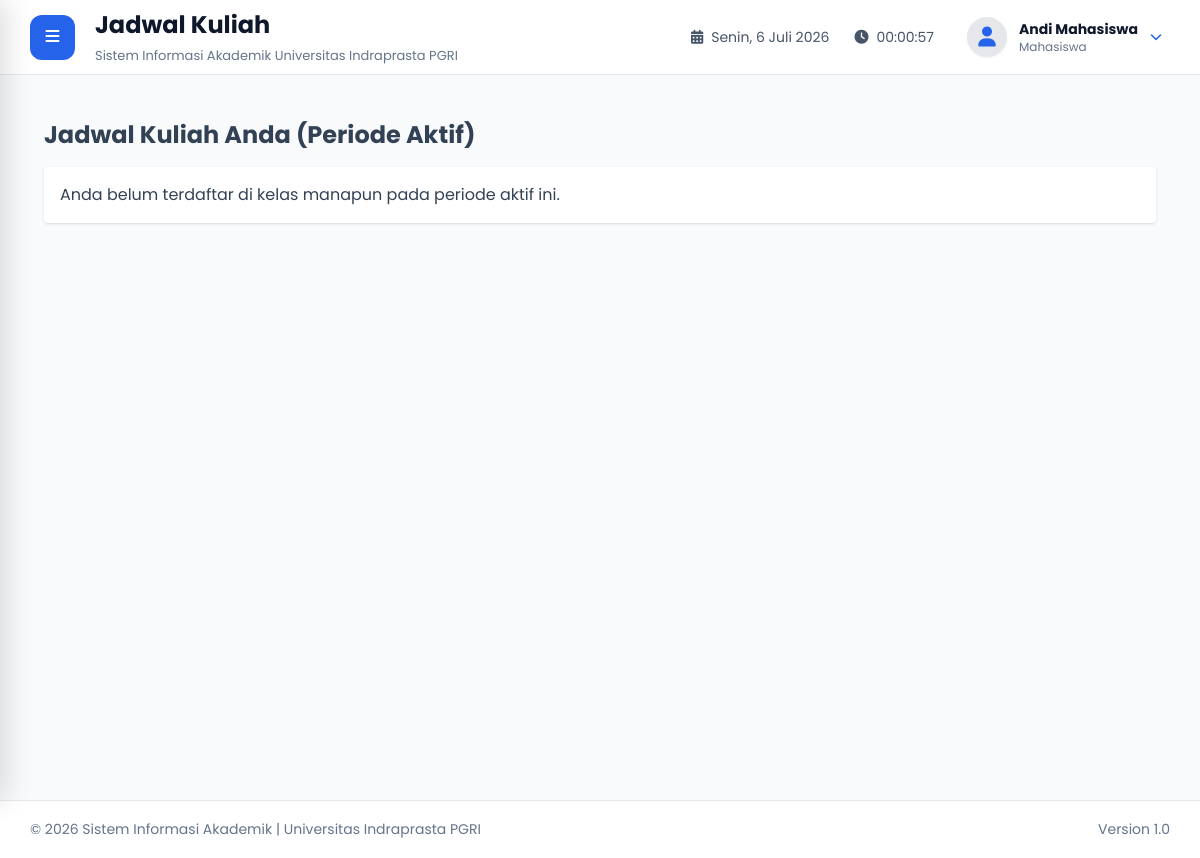
The app's page /mahasiswa/jadwal.php (signed in), older data.
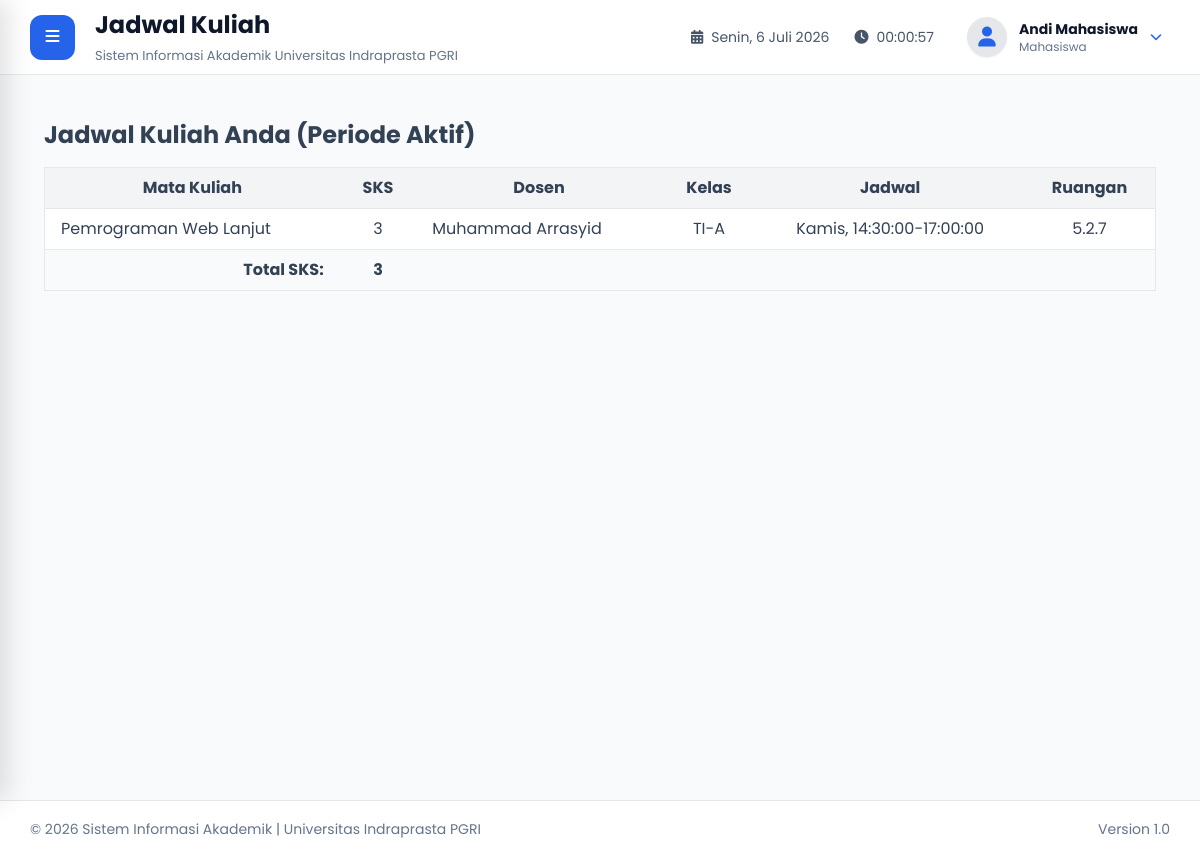
The same page, newer data.
### tables this page shows
CREATE TABLE IF NOT EXISTS `kelas_perkuliahan` (
  `id_kelas_perkuliahan` char(36) NOT NULL,
  `id_matkul` char(36) NOT NULL,
  `id_dosen` char(36) NOT NULL,
  `id_kelas` char(36) NOT NULL,
  `id_periode` char(36) NOT NULL,
  `hari` varchar(20) DEFAULT NULL,
  `jam_mulai` time DEFAULT NULL,
  `jam_selesai` time DEFAULT NULL,
  `ruangan` varchar(50) DEFAULT NULL,
  PRIMARY KEY (`id_kelas_perkuliahan`),
  KEY `id_matkul` (`id_matkul`),
  KEY `id_dosen` (`id_dosen`),
  KEY `id_kelas` (`id_kelas`),
  KEY `id_periode` (`id_periode`),
  CONSTRAINT `kelas_perkuliahan_ibfk_1` FOREIGN KEY (`id_matkul`) REFERENCES `mata_kuliah` (`id_matkul`) ON DELETE CASCADE,
  CONSTRAINT `kelas_perkuliahan_ibfk_2` FOREIGN KEY (`id_dosen`) REFERENCES `dosen` (`id_dosen`) ON DELETE CASCADE,
  CONSTRAINT `kelas_perkuliahan_ibfk_3` FOREIGN KEY (`id_kelas`) REFERENCES `kelas` (`id_kelas`) ON DELETE CASCADE,
  CONSTRAINT `kelas_perkuliahan_ibfk_4` FOREIGN KEY (`id_periode`) REFERENCES `periode_akademik` (`id_periode`) ON DELETE CASCADE
);

CREATE TABLE IF NOT EXISTS `mata_kuliah` (
  `id_matkul` char(36) NOT NULL,
  `id_prodi` char(36) NOT NULL,
  `kode_matkul` varchar(20) NOT NULL,
  `nama_matkul` varchar(100) NOT NULL,
  `sks` int NOT NULL,
  PRIMARY KEY (`id_matkul`),
  UNIQUE KEY `kode_matkul` (`kode_matkul`),
  KEY `id_prodi` (`id_prodi`),
  CONSTRAINT `mata_kuliah_ibfk_1` FOREIGN KEY (`id_prodi`) REFERENCES `prodi` (`id_prodi`) ON DELETE CASCADE
);

CREATE TABLE IF NOT EXISTS `users` (
  `id_user` char(36) NOT NULL,
  `username` varchar(50) NOT NULL,
  `password_hash` varchar(255) NOT NULL,
  `nama_lengkap` varchar(100) NOT NULL,
  `foto` varchar(255) DEFAULT 'default-user.png',
  `role` enum('admin','dosen','mahasiswa') NOT NULL,
  `status` enum('aktif','nonaktif') DEFAULT 'aktif',
  `last_login` datetime DEFAULT NULL,
  `created_at` timestamp NULL DEFAULT CURRENT_TIMESTAMP,
  PRIMARY KEY (`id_user`),
  UNIQUE KEY `username` (`username`)
);

CREATE TABLE IF NOT EXISTS `kelas` (
  `id_kelas` char(36) NOT NULL,
  `id_prodi` char(36) NOT NULL,
  `nama_kelas` varchar(20) NOT NULL,
  PRIMARY KEY (`id_kelas`),
  UNIQUE KEY `uk_prodi_kelas` (`id_prodi`,`nama_kelas`),
  CONSTRAINT `kelas_ibfk_1` FOREIGN KEY (`id_prodi`) REFERENCES `prodi` (`id_prodi`) ON DELETE CASCADE
);

### mahasiswa/jadwal.php (the view, shortened to what this page needs)
<?php
$pageTitle = "Jadwal Kuliah";
require_once "../layout/header.php";
require_once "../layout/sidebar.php";
require_once "../layout/navbar.php";
$id_user = $_SESSION['user_id'];
$stmtM = $pdo->prepare("SELECT id_mahasiswa FROM mahasiswa WHERE id_user = ?");
$stmtM->execute([$id_user]);
$id_mahasiswa = $stmtM->fetchColumn();
$jadwal = $pdo->prepare("
    SELECT kp.*, m.nama_matkul, m.sks, d.nama_lengkap as dosen_nama, k.nama_kelas, pa.nama_periode
    FROM peserta_kelas pk
    JOIN kelas_perkuliahan kp ON pk.id_kelas_perkuliahan = kp.id_kelas_perkuliahan
    JOIN mata_kuliah m ON kp.id_matkul = m.id_matkul
    JOIN dosen ds ON kp.id_dosen = ds.id_dosen
    JOIN users d ON ds.id_user = d.id_user
    JOIN kelas k ON kp.id_kelas = k.id_kelas
    JOIN periode_akademik pa ON kp.id_periode = pa.id_periode
    WHERE pk.id_mahasiswa = ? AND pa.status = 'aktif'
    ORDER BY FIELD(kp.hari, 'Senin','Selasa','Rabu','Kamis','Jumat','Sabtu','Minggu'), kp.jam_mulai ASC
");
$jadwal->execute([$id_mahasiswa]);
$listJadwal = $jadwal->fetchAll();
?>
<div class="p-6">
    <h1 class="text-2xl font-bold mb-4">Jadwal Kuliah Anda (Periode Aktif)</h1>
    <?php if(empty($listJadwal)): ?>
        <div class="bg-white p-4 rounded shadow">Anda belum terdaftar di kelas manapun pada periode aktif ini.</div>
    <?php else: ?>
        <table class="min-w-full bg-white border">
            <thead class="bg-gray-100">
                <tr>
                    <th class="py-2 px-4 border-b">Mata Kuliah</th>
                    <th class="py-2 px-4 border-b">SKS</th>
                    <th class="py-2 px-4 border-b">Dosen</th>
                    <th class="py-2 px-4 border-b">Kelas</th>
                    <th class="py-2 px-4 border-b">Jadwal</th>
                    <th class="py-2 px-4 border-b">Ruangan</th>
                </tr>
            </thead>
            <tbody>
                <?php $totalSks = 0; ?>
                <?php foreach($listJadwal as $j): ?>
                <?php $totalSks += $j['sks']; ?>
                <tr>
                    <td class="py-2 px-4 border-b"><?= htmlspecialchars($j['nama_matkul']) ?></td>
                    <td class="py-2 px-4 border-b text-center"><?= $j['sks'] ?></td>
                    <td class="py-2 px-4 border-b"><?= htmlspecialchars($j['dosen_nama']) ?></td>
                    <td class="py-2 px-4 border-b text-center"><?= htmlspecialchars($j['nama_kelas']) ?></td>
                    <td class="py-2 px-4 border-b text-center"><?= $j['hari'] ?>, <?= $j['jam_mulai'] ?>-<?= $j['jam_selesai'] ?></td>
                    <td class="py-2 px-4 border-b text-center"><?= htmlspecialchars($j['ruangan']) ?></td>
                </tr>
                <?php endforeach; ?>
                <tr class="bg-gray-50 font-bold">
                    <td class="py-2 px-4 border-b text-right">Total SKS:</td>
                    <td class="py-2 px-4 border-b text-center"><?= $totalSks ?></td>
                    <td colspan="4" class="py-2 px-4 border-b"></td>
                </tr>
            </tbody>
        </table>
    <?php endif; ?>
</div>
<?php require_once "../layout/footer.php"; ?>

### layout/header.php (shortened to what this page needs)
<!DOCTYPE html>
<html lang="id">
<head>
    <link rel="stylesheet"
        href="https://cdnjs.cloudflare.com/ajax/libs/font-awesome/6.7.2/css/all.min.css">
    <script src="https://cdn.tailwindcss.com"></script>
    <link rel="stylesheet" href="<?= BASE_URL ?>assets/css/style.css">
    <link rel="stylesheet" href="<?= BASE_URL ?>assets/css/dashboard.css">
    <link rel="stylesheet" href="<?= BASE_URL ?>assets/css/table.css">
    <link rel="stylesheet" href="<?= BASE_URL ?>assets/css/form.css">
    <link rel="stylesheet" href="<?= BASE_URL ?>assets/css/responsive.css">
</head>
<body>
<div class="wrapper">

### layout/sidebar.php (shortened to what this page needs)
<main class="main-content">

### layout/navbar.php (shortened to what this page needs)
<?php
$nama = $_SESSION['nama'] ?? $_SESSION['username'];
$role = ucfirst($_SESSION['role']);
?>
<nav class="navbar">
    <div class="navbar-left">
        <button class="menu-button" id="toggleSidebar">
            <i class="fa-solid fa-bars"></i>
        </button>
        <div>
            <h2 class="page-title">
                <?= $pageTitle ?>
            </h2>
            <small class="page-subtitle">
                Sistem Informasi Akademik Universitas Indraprasta PGRI
            </small>
        </div>
    </div>
    <div class="navbar-right">
        <div class="navbar-info">
            <i class="fa-solid fa-calendar-days"></i>
            <span id="tanggal"></span>
        </div>
        <div class="navbar-info">
            <i class="fa-solid fa-clock"></i>
            <span id="jam"></span>
        </div>
        <div class="navbar-user relative cursor-pointer" style="padding: 0.5rem; border-radius: 0.5rem;" onclick="toggleUserDropdown(event)">
            <div class="flex items-center gap-3">
                <?php if(!empty($_SESSION['foto'])): ?>
                    <img src="<?= BASE_URL . 'assets/images/' . $_SESSION['foto'] ?>" alt="Profil" class="w-10 h-10 rounded-full object-cover shadow-sm border border-gray-200">
                <?php else: ?>
                    <div class="w-10 h-10 rounded-full bg-gray-200 text-gray-500 flex items-center justify-center shadow-sm border border-gray-200">
                        <i class="fa-solid fa-user text-xl"></i>
                    </div>
                <?php endif; ?>
                <div class="leading-tight">
                    <strong class="block text-sm"><?= htmlspecialchars($nama) ?></strong>
                    <small class="block text-xs text-gray-500"><?= htmlspecialchars($role) ?></small>
                </div>
                <i id="user-dropdown-arrow" class="fa-solid fa-chevron-down text-xs text-gray-400 transition-transform duration-300"></i>
            </div>
        </div>
    </div>
</nav>
<div class="content">

### layout/footer.php (shortened to what this page needs)
    </div>
</main>
</div>
<footer class="footer">
    <div class="footer-left">
        © <?= date('Y'); ?>
        <?= NAMA_APLIKASI ?>
        | <?= NAMA_KAMPUS ?>
    </div>
    <div class="footer-right">
        Version <?= VERSI ?>
    </div>
</footer>
</body>
</html>

### assets/css/style.css (style rules this page uses)
* { margin:0; padding:0; box-sizing:border-box; font-family:'Poppins',sans-serif; }
html { scroll-behavior:smooth; }
body { background:#f1f5f9; color:#334155; overflow-x:hidden; }
.wrapper { display:flex; width:100%; min-height:100vh; }
.main-content { margin-left:270px; width:calc(100% - 270px); min-height:100vh; display:flex; flex-direction:column; background:#f8fafc; }
.navbar { height:75px; background:#ffffff; display:flex; justify-content:space-between; align-items:center; padding:0 30px; border-bottom:1px solid #e2e8f0; position:sticky; top:0; z-index:100; }
.navbar-left { display:flex; align-items:center; gap:20px; }
.menu-button { width:45px; height:45px; border:none; border-radius:12px; background:#2563eb; color:#ffffff; cursor:pointer; transition:.3s; }
.page-title { font-size:24px; font-weight:700; color:#0f172a; }
.page-subtitle { font-size:13px; color:#64748b; }
.navbar-right { display:flex; align-items:center; gap:25px; }
.navbar-info { display:flex; align-items:center; gap:8px; color:#475569; font-size:14px; }
.navbar-user { display:flex; align-items:center; gap:12px; }
.navbar-user i { color:#2563eb; }
.navbar-user strong { display:block; color:#0f172a; }
.navbar-user small { color:#64748b; }
.content { flex:1; padding:30px; }
.content { animation:fadeIn .4s ease; }
.text-center { text-align:center; }
.text-right { text-align:right; }
.mb-4 { margin-bottom:40px; }
.footer { margin-left:270px; background:#ffffff; border-top:1px solid #e5e7eb; display:flex; justify-content:space-between; align-items:center; padding:18px 30px; color:#64748b; font-size:14px; }
@media (max-width:1200px) { .main-content { margin-left:0; width:100%; } }
@media (max-width:1200px) { .footer { margin-left:0; } }
.shadow { box-shadow:0 10px 25px rgba(0,0,0,.08); }
.rounded { border-radius:12px; }

### assets/css/responsive.css (style rules this page uses)
@media (max-width:1400px) { .content { padding:20px; } }

Row changes from the older to the newer data that the page shows:
added kelas_perkuliahan: id_matkul.nama_matkul "Pemrograman Web Lanjut", id_matkul.sks "3", users.nama_lengkap "Muhammad Arrasyid", id_kelas.nama_kelas "TI-A", hari "Kamis", jam_mulai "14:30:00", jam_selesai "17:00:00", ruangan "5.2.7"
Text that changed along with them:
$totalSks: (not shown) → "3"
text no longer shown: "Anda belum terdaftar di kelas manapun pada periode aktif ini."
text now shown: "Mata Kuliah SKS Dosen Kelas Jadwal Ruangan Total SKS:"
